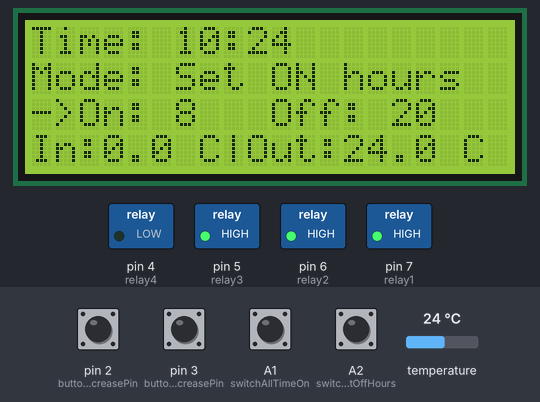
Simulated run of this sketch. Board: Arduino Uno, built with avr-gcc and run on an emulated ATmega328P. Shown: 20×4 character LCD, switched loads named in the sketch (green lamp = pin HIGH). The test bench sets the inputs (shaded band); at power-on: A1 (switchAllTimeOn), A2 (switchSetOffHours), pin 2 (buttonDecreasePin), pin 3 (buttonIncreasePin) HIGH, temperature 24 °C. The local clock reads 2024-03-15 10:24:30 at power-on unless the sketch sets it.

Above: at 1.2 s.
1.3 s: A1 (switchAllTimeOn) pulled LOW for 1.3 s
At 2.7 s:
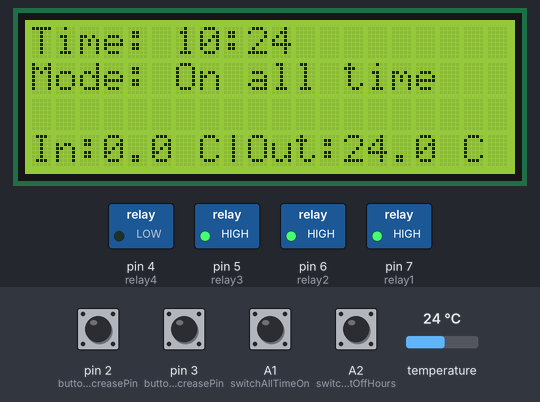
4.5 s: A2 (switchSetOffHours) pulled LOW for 1.3 s
At 5.9 s:
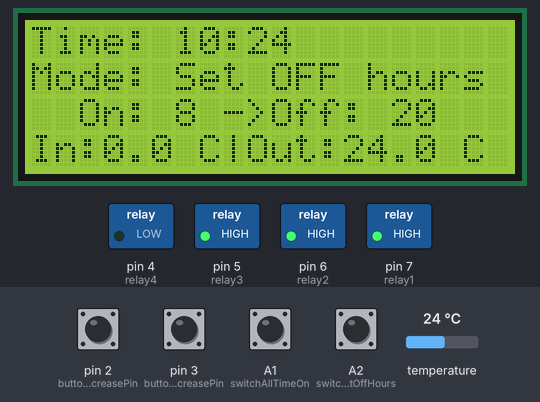
7.6 s: temperature set to 12 °C
At 8.7 s:
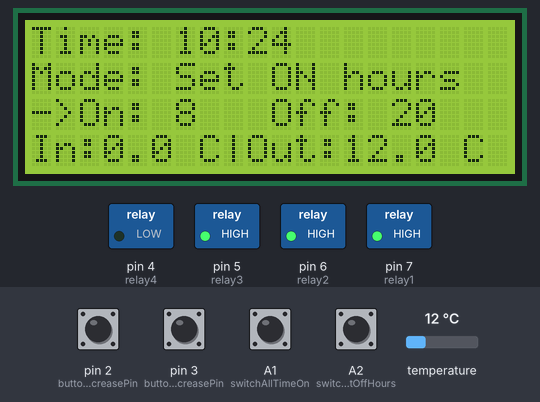
9.7 s: pin 2 (buttonDecreasePin) pulled LOW for 1.3 s
12.5 s: temperature set to 19 °C
At 13.9 s:
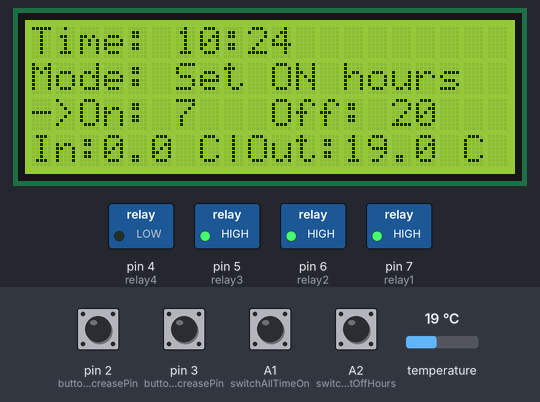
14.9 s: pin 3 (buttonIncreasePin) pulled LOW for 1.3 s
At 32.2 s:
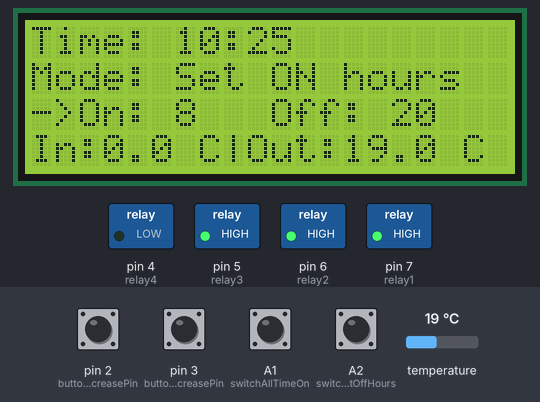
Timing chart, 0 to 33.7 s (numbered marks = the images above; inputs shaded):
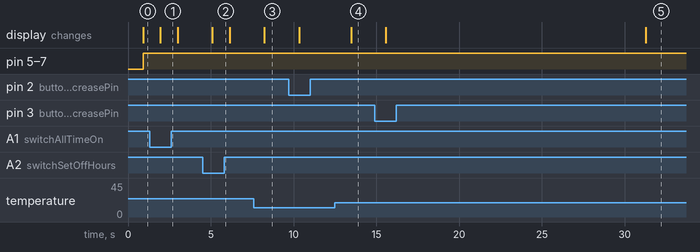

Measured:
- after the input at 1.3 s, the display: changes after 0.66 s (image 1)
- after the input at 4.5 s, the display: changes after 0.60 s (image 2)
- after the input at 7.6 s, the display: changes after 0.64 s (image 3)
- after the input at 12.5 s, the display: changes after 0.97 s (image 4)
- after the input at 14.9 s, the display: first changes after 0.67 s (image 5 shows a later state)

The sketch:

algea_incubator.ino
```cpp
/*
 * Light and temperature controlled Algea incubator
 *
 * Author: Romain Defferrard
*/

#include <DS1302.h> // Library found on Github (https://github.com/msparks/arduino-ds1302)
#include <LiquidCrystal_I2C.h>
#include <OneWire.h>
#include <DallasTemperature.h>

// Define LCD
LiquidCrystal_I2C lcd(0x27, 20, 4);  // Set the LCD I2C address

#define ONE_WIRE_BUS 8
OneWire oneWire(ONE_WIRE_BUS);
DallasTemperature sensors(&oneWire);

int numberOfDevices; // Number of temperature devices found
DeviceAddress tempDeviceAddress; // Variable to store a found device address

// Initialize the RTC
DS1302 rtc(11, 10, 9);  // Replace pins as necessary
Time t;


// Define relay pin
const int relay1 = 7;
const int relay2 = 6;
const int relay3 = 5;
const int relay4 = 4;

// Define default starting and ending hours
volatile int onHour = 8;
volatile int offHour = 20;
volatile bool adjustingOnHour = true;

// Define switch pins
const int buttonIncreasePin = 3; // Button to increase onHour
const int buttonDecreasePin = 2; // Button to decrease offHour
const int switchAllTimeOn = A1; // Switch position 1: All time on
const int switchSetOffHours = A2; // Switch position 3: Set off hours

// Define debouncing related variables
volatile unsigned long lastInterruptTimeInc = 0;
volatile unsigned long lastInterruptTimeDec = 0;
const long debounceDelay = 200; // milliseconds

// Define temperatures variables
float tempIN = 0;
float tempOUT = 0;

// Define threshold to activate fan [°C]
const float TempThreshold = 0.3;

int state = 0;

void setup() {
  Serial.begin(9600);
  // Initialize the LCD
  lcd.init();
  lcd.backlight();

  sensors.begin();
  numberOfDevices = sensors.getDeviceCount();

  pinMode(buttonIncreasePin, INPUT_PULLUP);
  pinMode(buttonDecreasePin, INPUT_PULLUP);
  pinMode(switchAllTimeOn, INPUT_PULLUP);
  pinMode(switchSetOffHours, INPUT_PULLUP);

  pinMode(relay1, OUTPUT);
  pinMode(relay2, OUTPUT);
  pinMode(relay3, OUTPUT);
  pinMode(relay4, OUTPUT);

  attachInterrupt(digitalPinToInterrupt(buttonIncreasePin), increaseHour, FALLING);
  attachInterrupt(digitalPinToInterrupt(buttonDecreasePin), decreaseHour, FALLING);

   rtc.halt(false);
  rtc.writeProtect(false);
  //rtc.setDOW(WEDNESDAY);
  //rtc.setTime(16,38,30);
  //rtc.setDate(24,07,2024);
}

void loop() {
  // Get the current time
  t = rtc.getTime();

  // Read temperatures
  sensors.requestTemperatures();
  for (int i = 0; i < sensors.getDeviceCount(); i++) {
    if (sensors.getAddress(tempDeviceAddress, i)) {
      float tempC = sensors.getTempC(tempDeviceAddress);
      if (i == 0) {
        tempOUT = tempC;
      } else if (i == 1) {
        tempIN = tempC;
      }
    }
  }

  // Determine the state based on the switch position
  if (digitalRead(switchAllTimeOn) == LOW) {
    state = 0; // On all the time
    lcd.clear();
  } else if (digitalRead(switchSetOffHours) == LOW) {
    state = 2; // Set off hours
    lcd.clear();
  } else {
    state = 1; // Set on hours (middle position)
    lcd.clear();
  }

  // Update adjustingOnHour based on state
  adjustingOnHour = (state == 1);

  // Display temperature & hours
  updateLCD(t, tempIN, tempOUT, state);

  // Assuming you want to turn LEDs on between ON and OFF hours
  if (state==0){
    digitalWrite(relay1, HIGH); // Turn on the relays
    digitalWrite(relay2, HIGH);
    digitalWrite(relay3, HIGH);
  } else {
    if (t.hour >= onHour && t.hour < offHour) {
      digitalWrite(relay1, HIGH); // Turn on the relays
      digitalWrite(relay2, HIGH);
      digitalWrite(relay3, HIGH);
    } else {
      digitalWrite(relay1, LOW);  // Turn off the Relays
      digitalWrite(relay2, LOW);
      digitalWrite(relay3, LOW);
    }
  }


  // Regulate the fans
  if (tempIN > tempOUT + TempThreshold) {
    digitalWrite(relay4, HIGH);
  } else {
    digitalWrite(relay4, LOW);
  }

  delay(200);  // Update every 200ms
}

void updateLCD(Time t, float tempIN, float tempOUT, int state) {
  // Display the current time and setting state
  lcd.setCursor(0, 0);
  lcd.print("Time: ");
  lcd.print(t.hour);
  lcd.print(":");
  lcd.print(t.min < 10 ? "0" : "");
  lcd.print(t.min);

  // Display mode
  lcd.setCursor(0, 1);
  lcd.print("Mode: ");
  if (state == 0) {
    lcd.print("On all time");

  } else if (state == 1) {
    lcd.print("Set ON hours");
  } else if (state == 2) {
    lcd.print("Set OFF hours");
  }

  // Display on/off hours and which is being adjusted
  if (state == 1 || state == 2) {
    lcd.setCursor(0, 2);
    lcd.print(adjustingOnHour ? "->" : "  ");
    lcd.print("On: ");
    lcd.print(onHour);
    lcd.print(" ");
    lcd.print(!adjustingOnHour ? "->" : "  ");
    lcd.print("Off: ");
    lcd.print(offHour);
  }

  lcd.setCursor(0, 3);
  lcd.print("In:");
  lcd.print(tempIN, 1);
  lcd.print(" C");
  lcd.print("|");
  lcd.print("Out:");
  lcd.print(tempOUT, 1);
  lcd.print(" C");
}

void increaseHour() {
  if (millis() - lastInterruptTimeInc > debounceDelay) {
    if (adjustingOnHour) {
      onHour = (onHour + 1) % 24;
    } else {
      offHour = (offHour + 1) % 24;
    }
    lastInterruptTimeInc = millis();
  }
}

void decreaseHour() {
  if (millis() - lastInterruptTimeDec > debounceDelay) {
    if (adjustingOnHour) {
      onHour = (onHour - 1 + 24) % 24;
    } else {
      offHour = (offHour - 1 + 24) % 24;
    }
    lastInterruptTimeDec = millis();
  }
}
```
